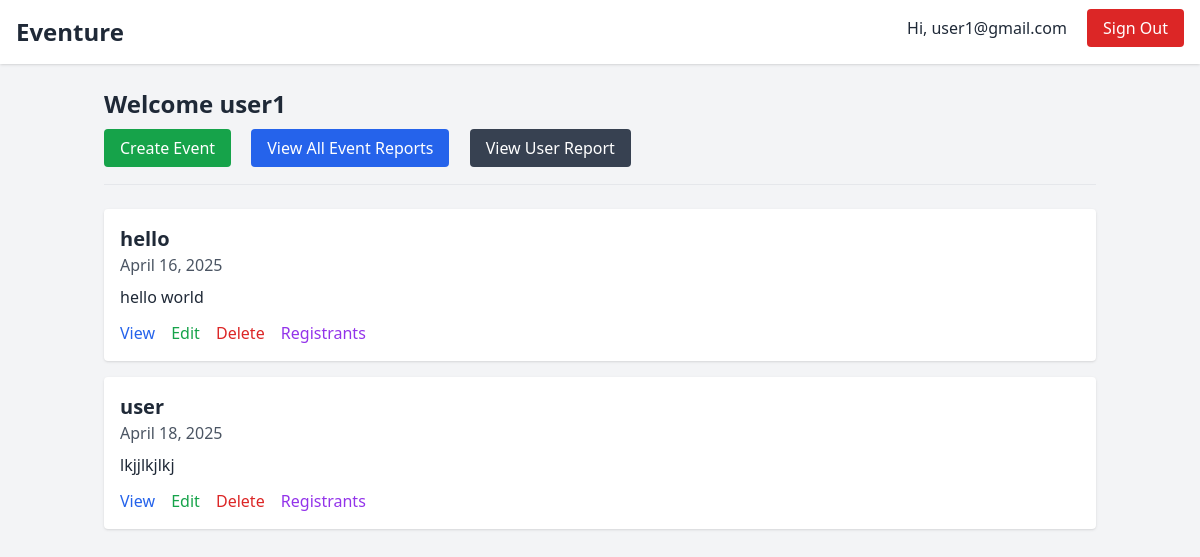
Screenshot of /events/ (signed in) with the database file from the repository.
### events/models.py (models this page shows, shortened)
class Events(models.Model):
    name = models.CharField(max_length=200)
    description = models.TextField()
    start_date = models.DateTimeField()
    end_date = models.DateTimeField()
    users = models.ManyToManyField(Users, related_name='registered_events')

### events/views.py (the view)
# urls.py: path('', eventsViews.events, name='events'),
@login_required
def events(request):
    current_user = request.user.users
    all_events = Events.objects.all().order_by('start_date')
    registered_event_ids = current_user.registered_events.values_list('id', flat=True)
    return render(request, 'events.html', {
        'events': all_events, # All events to display
        'registrations': registered_event_ids, # Events the user is registered in
        'is_admin': is_admin(request.user), # check if the user is an admin
        'name': request.user.first_name or request.user.username, # Show user’s name else show username
    })

### events/views.py (called while the page is built)
def is_admin(user):
    return hasattr(user, 'users') and user.users.group.group_name == 'administrator'

### events/templates/events.html
{% extends 'base.html' %}
{% block content %}
<h2 class="text-2xl font-bold mb-4">Welcome {{ name }}</h2>
{% if is_admin %}
  <div class="mb-4 space-x-4">
    <a href="{% url 'create_event' %}" class="bg-green-600 text-white px-4 py-2 rounded hover:bg-green-700">Create Event</a>
    <a href="{% url 'event_report' %}" class="bg-blue-600 text-white px-4 py-2 rounded hover:bg-blue-700">View All Event Reports</a>
    <a href="{% url 'user_report' %}" class="bg-gray-700 text-white px-4 py-2 rounded hover:bg-gray-800">View User Report</a>
  </div>
{% else %}
  <div class="mb-4">
    <a href="{% url 'user_registered_event' %}" class="text-blue-600 underline">My Registered Events</a>
  </div>
{% endif %}
<hr class="my-6">
{% for event in events %}
  <div class="bg-white p-4 shadow rounded mt-4">
    <h3 class="text-xl font-semibold">{{ event.name }}</h3>
    <p class="text-gray-600">{{ event.start_date|date }}</p>
    <p class="mt-2">{{ event.description }}</p>
    {% if is_admin %}
      <div class="mt-3 space-x-3">
        <a href="{% url 'event_view' event.id %}" class="text-blue-600">View</a>
        <a href="{% url 'event_view' event.id %}?edit=true" class="text-green-600">Edit</a>
        <a href="{% url 'delete_event' event.id %}" class="text-red-600">Delete</a>
        <a href="{% url 'event_registrants' event.id %}" class="text-purple-600">Registrants</a>
      </div>
    {% elif event.id not in registrations %}
      <div class="mt-3">
        <a href="{% url 'register_event' event.id %}" class="text-blue-600">Register</a>
      </div>
    {% else %}
      <div class="mt-3 space-x-3">
        <a href="{% url 'event_view' event.id %}" class="text-blue-600">View</a>
        <a href="{% url 'unregister_event' event.id %}" class="text-red-600">Unregister</a>
      </div>
    {% endif %}
  </div>
{% empty %}
  <p>No events yet.</p>
{% endfor %}
{% endblock %}

### eventure/templates/base.html (shortened to what this page needs)
<!DOCTYPE html>
<html lang="en">
<head>
  <script src="https://cdn.tailwindcss.com"></script>
</head>
<body class="bg-gray-100 text-gray-800">
  <nav class="bg-white shadow p-4 mb-6 flex justify-between">
    <div><a href="{% url 'events' %}" class="text-2xl font-bold">Eventure</a></div>
    <div>
      {% if user.is_authenticated %}
      <span class="mr-4">Hi, {{user.username}}</span>
      <a href="{% url 'signoutaccount' %}" class="bg-red-600 text-white px-4 py-2 rounded hover:bg-red-700">
        Sign Out
      </a>
      {% endif %}
    </div>
  </nav>
  <div class="container mx-auto px-4">
    {% block content %}{% endblock %}
  </div>
</body>
</html>

### rows the page displays
Events: name "hello", start_date "April 16, 2025", description "hello world"
Events: name "user", start_date "April 18, 2025", description "lkjjlkjlkj"

### other values shown
{{ user.username }} "user1@gmail.com"
{{ name }} "user1"
